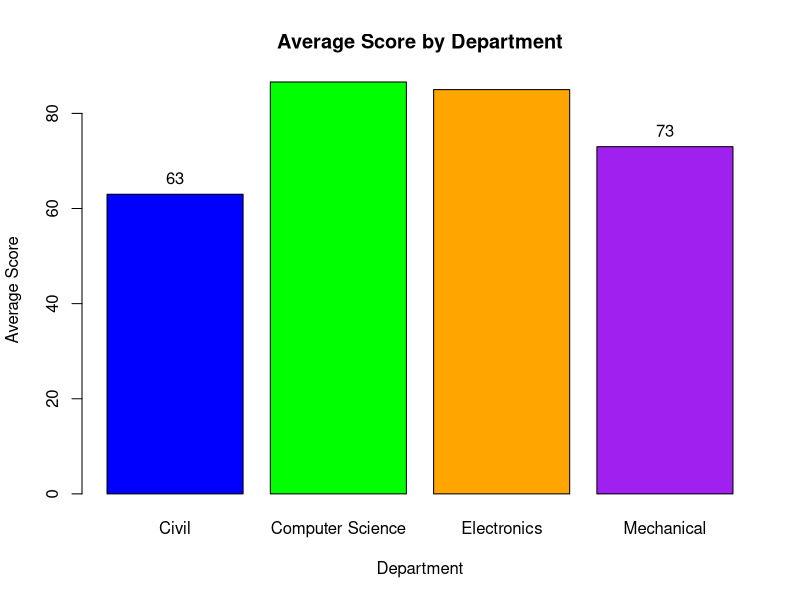
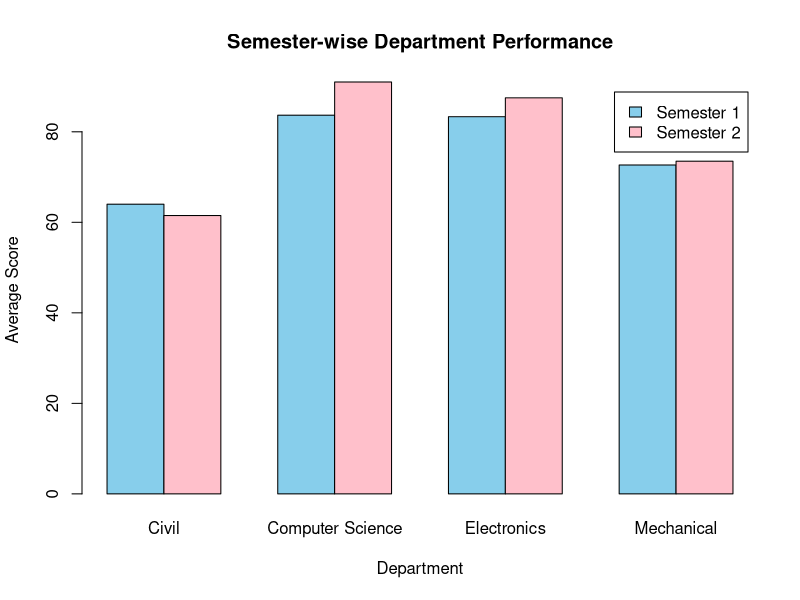
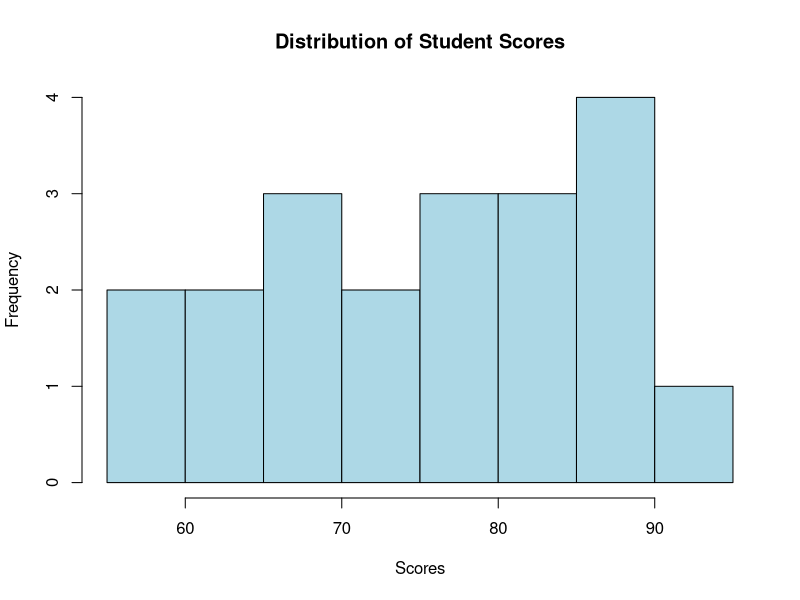
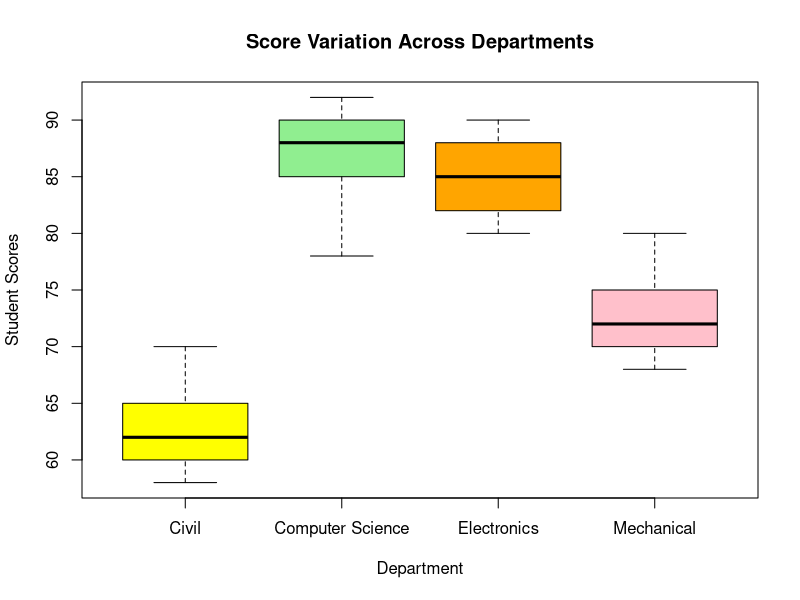
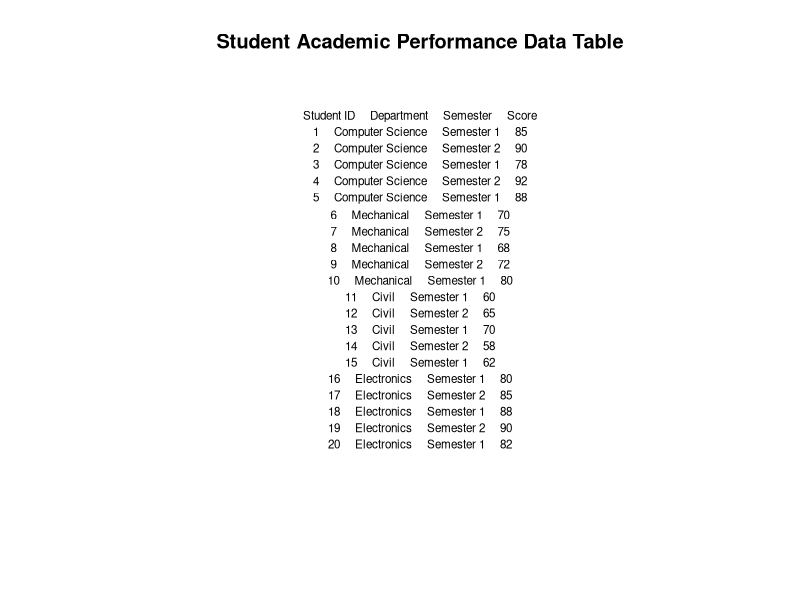

Write the R code that produced these figures, in order.
#=========================================
# Student Academic Performance Analysis
#=========================================

# Create Dataset

student <- data.frame(
  Student_ID = c(1,2,3,4,5,6,7,8,9,10,
                 11,12,13,14,15,16,17,18,19,20),
  
  Department = c(
    "Computer Science","Computer Science",
    "Computer Science","Computer Science",
    "Computer Science",
    "Mechanical","Mechanical",
    "Mechanical","Mechanical","Mechanical",
    "Civil","Civil","Civil","Civil","Civil",
    "Electronics","Electronics",
    "Electronics","Electronics","Electronics"
  ),
  
  Semester = c(
    "Semester 1","Semester 2",
    "Semester 1","Semester 2",
    "Semester 1",
    "Semester 1","Semester 2",
    "Semester 1","Semester 2","Semester 1",
    "Semester 1","Semester 2",
    "Semester 1","Semester 2","Semester 1",
    "Semester 1","Semester 2",
    "Semester 1","Semester 2","Semester 1"
  ),
  
  Score = c(
    85,90,78,92,88,
    70,75,68,72,80,
    60,65,70,58,62,
    80,85,88,90,82
  )
)

print(student)


#=========================================
# GRAPH 1 : Bar Plot
# Average Score by Department
#=========================================

avg_score <- aggregate(
  Score ~ Department,
  data = student,
  mean
)

print(avg_score)


bar <- barplot(
  avg_score$Score,
  names.arg = avg_score$Department,
  col = c("blue","green","orange","purple"),
  main = "Average Score by Department",
  xlab = "Department",
  ylab = "Average Score"
)

# Add Value Labels

text(
  x = bar,
  y = avg_score$Score,
  labels = round(avg_score$Score,2),
  pos = 3
)


#=========================================
# GRAPH 2 : Grouped Bar Chart
# Semester-wise Department Performance
#=========================================

semester_avg <- aggregate(
  Score ~ Department + Semester,
  data = student,
  mean
)

print(semester_avg)

matrix_data <- tapply(
  semester_avg$Score,
  list(
    semester_avg$Department,
    semester_avg$Semester
  ),
  identity
)


barplot(
  t(matrix_data),
  beside = TRUE,
  col = c("skyblue","pink"),
  main = "Semester-wise Department Performance",
  xlab = "Department",
  ylab = "Average Score",
  legend.text = TRUE
)


#=========================================
# GRAPH 3 : Histogram
# Student Score Distribution
#=========================================

hist(
  student$Score,
  col = "lightblue",
  border = "black",
  main = "Distribution of Student Scores",
  xlab = "Scores",
  ylab = "Frequency"
)


#=========================================
# GRAPH 4 : Boxplot
# Score Variation Across Departments
#=========================================

boxplot(
  Score ~ Department,
  data = student,
  col = c("yellow","lightgreen",
          "orange","pink"),
  main = "Score Variation Across Departments",
  xlab = "Department",
  ylab = "Student Scores"
)


#=========================================
# Display Student Data Table
#=========================================

plot.new()

title("Student Academic Performance Data Table")


table_data <- rbind(
  c("Student ID","Department","Semester","Score"),
  cbind(
    student$Student_ID,
    student$Department,
    student$Semester,
    student$Score
  )
)


text(
  x = 0.5,
  y = seq(0.95,0.1,length.out = nrow(table_data)),
  labels = apply(
    table_data,
    1,
    paste,
    collapse = "     "
  ),
  cex = 0.7
)


#=========================================
# Save Dataset
#=========================================

write.csv(
  student,
  "Student_Academic_Performance.csv",
  row.names = FALSE
)

cat("Student_Academic_Performance.csv saved successfully.\n")
